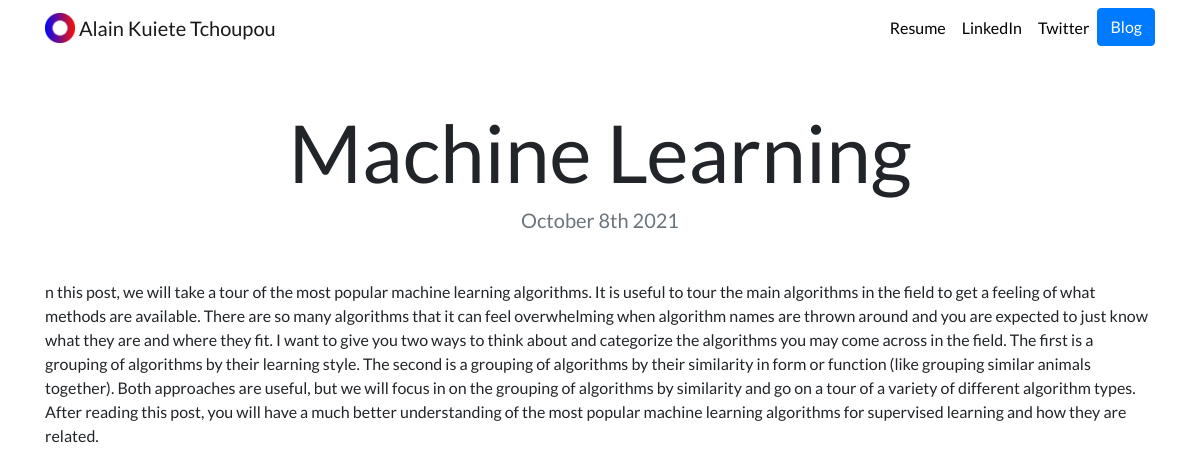
Page /blog/1/ on the committed database.
### blog/models.py (models this page shows, shortened)
class Blog(models.Model):
    title = models.CharField(max_length=200)
    description = models.TextField()
    date = models.DateField()

### blog/views.py (the view)
# urls.py: path('<int:blog_id>/', views.detail, name='detail'),
def detail(request, blog_id):
    blog = get_object_or_404(Blog, pk=blog_id)
    return render(request, 'blog/detail.html',{'blog':blog})

### blog/templates/blog/detail.html
{% extends "portfolio/base.html" %}
{% load static %}
{% block content %}
<h1 class="text-center mt-5" id="blogdetailtitle">{{ blog.title }}</h1>
<h5 class="text-center text-muted mb-5">{{ blog.date|date:'F jS Y' }}</h5>
{{ blog.description|safe }}
{% endblock %}

### portfolio/static/portfolio/custom.css (style rules this page uses)
body { font-family: 'Lato', sans-serif; }
@media (min-width: 992px) { #blogdetailtitle { font-size: 5rem; } }

### rows in the picture
Blog: title "Machine Learning", date "October 8th 2021", description "n this post, we will take a tour of the most popular machine learning algorithms. It is useful to tour the main algorithms in the field to get a feeling of what methods are available. There are so many algorithms that it can feel overwhelming when algorithm names are thrown around and you are expected to just know what they are and where they fit. I want to give you two ways to think about and categorize the algorithms you may come across in the field. The first is a grouping of algorithms by their learning style. The second is a grouping of algorithms by their similarity in form or function (like grouping similar animals together). Both approaches are useful, but we will focus in on the…"
